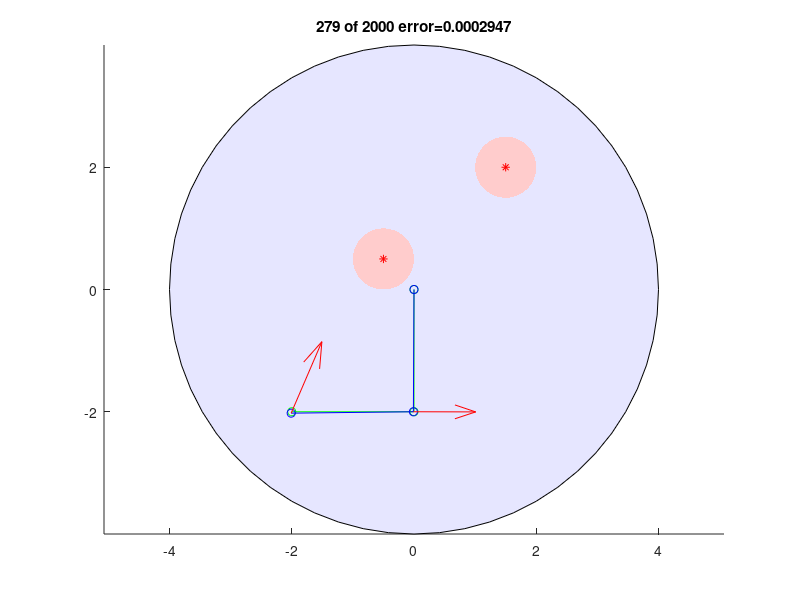

MATLAB code for this plot:
function PotentialFieldNavigation
% A path planner for an n-link planar robot arm moving amoung polygonal obstacles.
%
% Based off chapter 5.2 in "Robot Modeling and Control" by Spong, Hutchinson,
% and Vidyasagar
%
% Aaron T Becker, 04-13-2016, atbecker@uh.edu
%
%  Items to complete are marked with "TODO:"
%%%%%%%%%%%%%%%%%%%%%%%%%%%%%%%
linkLen = [2;2;];  %lengths of each link
%q = rand(numel(linkLen),1)*2*pi;  %robot configuration (random)
q = [pi/2;pi/4]; %robot configuration (set)
%qGoal = rand(numel(linkLen),1)*2*pi; %TODO: some sort of check to make sure this isn't intersecting an obstacle
qGoal = [-pi/2;-pi/2];
oGoal = computeOrigins(qGoal); %robot goal DH origins
ptObstacles = [1.5,2;  -0.5,0.5]; %locations of point obstacles


% Parameters  (students should change these)
zeta =   flipud(.1*cumsum(ones(numel(q),1)));%zeta: vector parameter that scales the forces for each degree-of-freedom
alpha = 0.02; %step size for each iteration.  In motion planning problems, the choice for alpha is often made on and adhoc or empirical basis, such as the distance to the nearest obstacle or goal
d = 0.5; %d: the distance that defines the transition from conic toparabolic
eta = ones(numel(q),1); %eta: vector parameter that scales the repulsive forces for each degree-of-freedom
rhoNot = 1/2; %: defines the distance of influence of the obstacle
inLocalMinimum = false;
t = 5;  %how many random steps to take?
v = pi/10; % maximum random value at each step

%setup figure
figure(1);clf;
r = sum(linkLen);
rectangle('Position',[-r,-r,2*r,2*r],'Curvature',1,'FaceColor',[.9 .9 1]) %robot workspace
axis equal
hold on
% draw obstacles
for j = 1:numel(ptObstacles(:,2))
    rectangle('Position',[ptObstacles(j,1)-rhoNot,ptObstacles(j,2)-rhoNot,2*rhoNot,2*rhoNot],'Curvature',1,'FaceColor',[1 .8 .8],'LineStyle','none')
end
plot(ptObstacles(:,1),ptObstacles(:,2),'r*')
%draw robot
hGline = line([0,0],[0,1],'color','g');
hGpts = plot([0,0],[0,1],'og');
hRline = line([0,0],[0,1],'color','b');
hRpts = plot([0,0],[0,1],'ob');
harr= quiver(0,0,1,2,'color','r');
hold off
hTitle = title(num2str(0));
maxIters = 2000;

for iteration = 1:maxIters
    %calulate error
    qErr = sum(atan2(sin(q-qGoal),cos(q-qGoal)).^2);
    oR = computeOrigins(q);
    frep = zeros([numel(q),2]);
    for j = 1:numel(ptObstacles(:,1))
        frep = frep + frepPt(q, ptObstacles(j,:), eta, rhoNot);
    end
    Fvec =  fatt(q, oGoal,zeta,d) + frep;
    
    %update drawing
    updateArm(oGoal,hGline,hGpts);
    updateArm(oR,hRline,hRpts);
    set(harr, 'Xdata',oR(:,1),'Ydata',oR(:,2),'Udata',Fvec(:,1),'Vdata',Fvec(:,2));
    set(hTitle,'String',[num2str(iteration),' of ', num2str(maxIters), ' error=',num2str(qErr)])
    drawnow
    if qErr < 0.001
        break
    end
    
    %map the workspace forces to joint torques (5.2.3)
    tau = zeros(numel(q),1);
    for ic = 1:numel(q)
        tau = tau+Jv(q,ic)'* Fvec(ic,:)';
    end
    
    %Gradient descent algorithm, page 179
    q = q+alpha*tau/norm(tau);
    
    %TODO Task 3  (5pts) detect a local minimum
    
    
    if inLocalMinimum
        %TODO: Task 4  (5pts) random walk:  
        %execute a random walk.  If it results in collision, do not apply
        %it.
        qprime = q;
        for j =1:t
            qprime = qprime+0;
            %check for collision
        end
        q = qprime;
    end
    
    %pause(0.5)
end

    function J = Jv(q,ic) %page 177
        o = computeOrigins(q);
        Augo = [0,0;o];  %add frame 0
        % J = [z0 x (o_c - o_0),  z1 x (o_c - o_2), ...., z_(n-1) x (o_c - o_(n-1))
        J = zeros(2,numel(q));
        for c = 1:ic
            oDiff=  Augo(ic+1,:)-Augo(c,:);
            J(1,c) = -oDiff(2);
            J(2,c) = oDiff(1);
        end
        
        %topRowManipJacobian =  fliplr([-o(:,2)';o(:,1)']);
    end

    function Fvec =  fatt(q, oGoal,zeta,d)
        %computes the forces that attract each DH frame origin to their goal
        %configurations, given by equation 5.4 in RD&C
        %q: configuration of the arm
        %oGoal: goal position of each DH frame origin
        %zeta: vector parameter that scales the forces for each degree-of-freedom
        %d: the distance that defines the transition from conic toparabolic
        Fvec = zeros(numel(q),2); %Force vector to attract each origin to the goal
        o = computeOrigins(q); % o is a vector of the origins for DH frames of a planar robot arm.
        
        for i = 1:numel(q) % compute attractive force for each origin
            err = dist(o(i,:),oGoal(i,:));
            if err < d
                Fvec(i,:)= -zeta(i)*( o(i,:)-oGoal(i,:)  );
            else
                Fvec(i,:)= -d*zeta(i)*( o(i,:)-oGoal(i,:)  )/err;
            end
        end
    end

    function o = computeOrigins(q)
        %o = zeros(numel(q),2); %(x,y) coordinate of every origin frame
        qSum = cumsum(q);
        oDelta = [linkLen,linkLen].*[cos(qSum),sin(qSum)];
        o = cumsum(oDelta);
    end

    function Fvec =  frepPt(q, pObstacle, eta, rhoNot)
        % TODO: Task 1  (5pts) repulsion from point obstacle
        %computes the forces that repel each DH frame origin from a point
        %at positon pObstacle, given by equation 5.6 & 5.7 in RD&C
        %q: configuration of the arm
        %pObstacle: xy position of the point obstacle
        %eta: vector parameter that scales the forces for each degree-of-freedom
        %rhoNot: defines the distance of influence of the obstacle
        Fvec = zeros(numel(q),2); %Force vector to attract each origin to the goal
        o = computeOrigins(q); % o is a vector of the origins for DH frames of a planar robot arm.
        
        for i = 1:numel(q) % compute attractive force for each origin
            err = dist(o(i,:),oGoal(i,:));
            if err < d
                Fvec(i,:)= -zeta(i)*( o(i,:)-oGoal(i,:)  );
            else
                Fvec(i,:)= -d*zeta(i)*( o(i,:)-oGoal(i,:)  )/err;
            end
        end
    end

function Fvec =  frepPtFloatingPoint(q, pObstacle, eta, rhoNot)
        % Task 2  (Graduate students 5pts, Undergrads, 5pts E.C.):  
        %computes the forces that repel a point on the link that is closest to any workspace obstacle
        %at positon pObstacle, given by equation 5.6 & 5.7 in RD&C
        %q: configuration of the arm
        %pObstacle: xy position of the point obstacle
        %eta: vector parameter that scales the forces for each degree-of-freedom
        %rhoNot: defines the distance of influence of the obstacle
        Fvec = zeros(numel(q),2); %Force vector to attract each origin to the goal
        o = computeOrigins(q); % o is a vector of the origins for DH frames of a planar robot arm.
        
        for i = 1:numel(q) % compute attractive force for each origin
            err = dist(o(i,:),oGoal(i,:));
            if err < d
                Fvec(i,:)= -zeta(i)*( o(i,:)-oGoal(i,:)  );
            else
                Fvec(i,:)= -d*zeta(i)*( o(i,:)-oGoal(i,:)  )/err;
            end
        end
    end

    function updateArm(o,hline,hpts)
        set(hline, 'xdata',[0;o(:,1)], 'ydata',[0;o(:,2)]);
        set(hpts, 'xdata',[0;o(:,1)], 'ydata',[0;o(:,2)]);
    end

    function d = dist(a,b)
        d=sum((a-b).^2).^.5;
    end
end